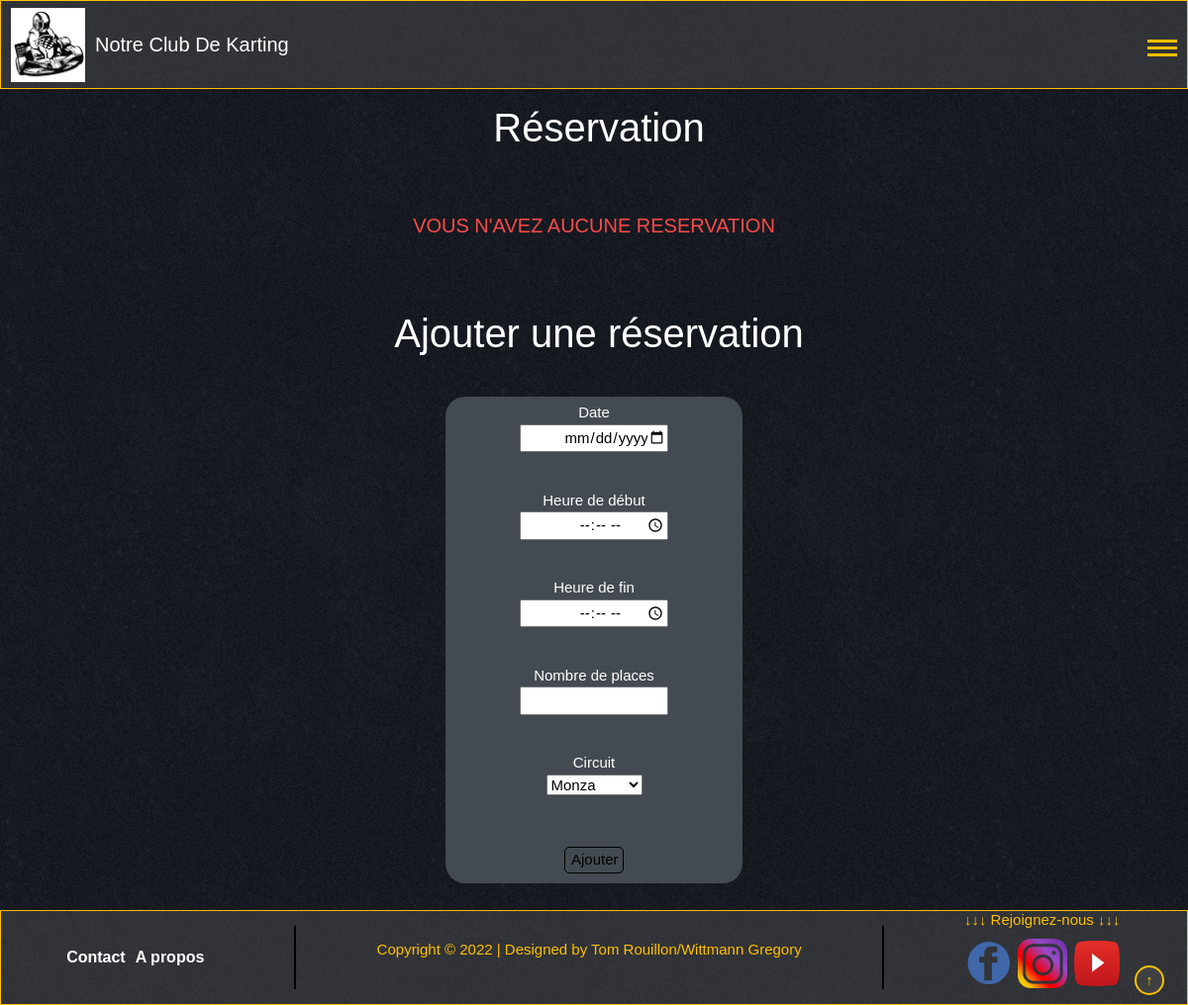
/reservation.php (signed in), run on an earlier commit of the app's database.
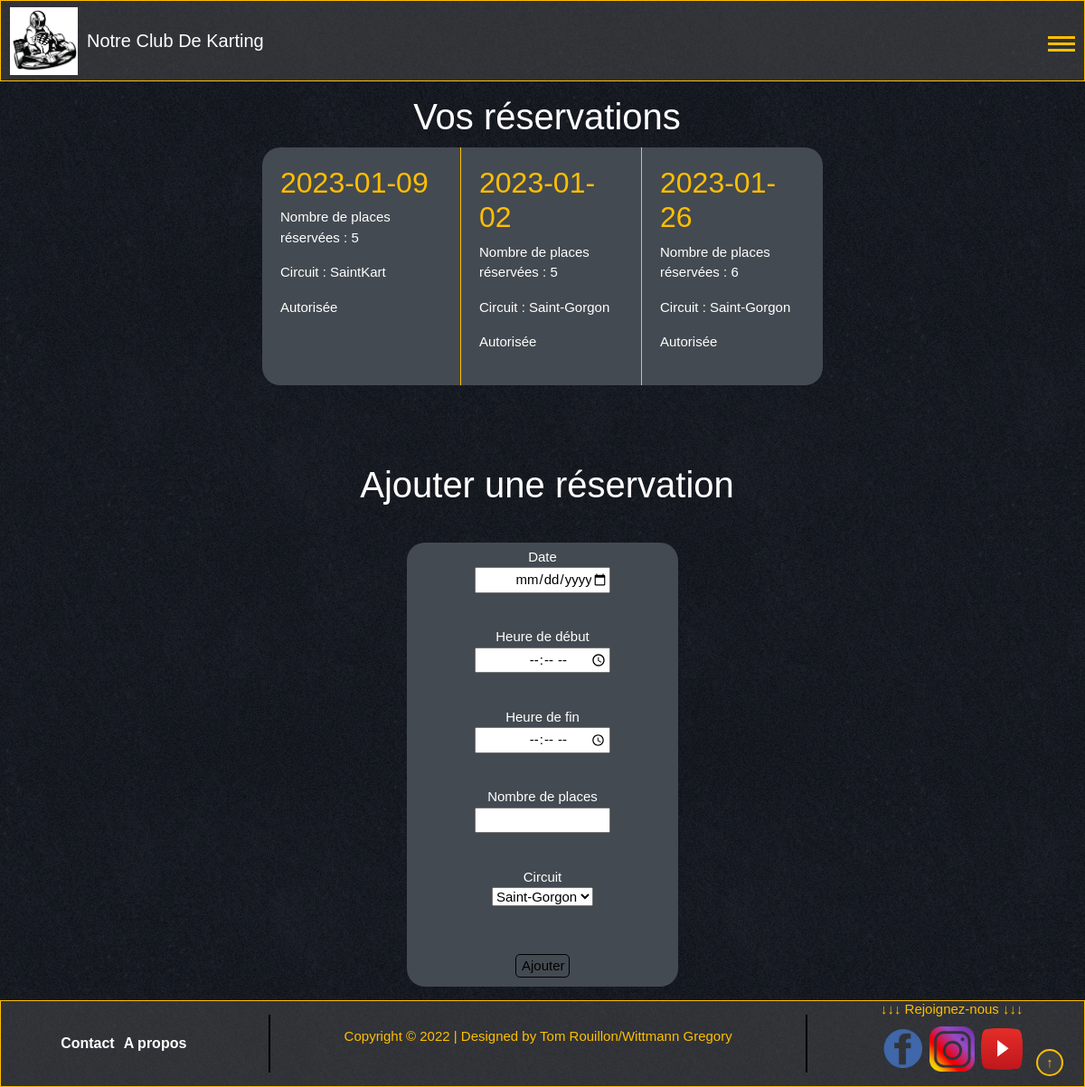
And on a later commit of the database.
### tables this page shows
CREATE TABLE IF NOT EXISTS `reservation` (
  `idReservation` int(11) NOT NULL AUTO_INCREMENT,
  `date` date NOT NULL,
  `heureDebut` time NOT NULL,
  `heureFin` time NOT NULL,
  `nombreParticipant` int(11) NOT NULL,
  `Circuit_idCircuit` int(11) NOT NULL,
  `Adherent_Personne_idPersonne` int(11) NOT NULL,
  `autorisation` tinyint(4) NOT NULL DEFAULT '0',
  PRIMARY KEY (`idReservation`),
  KEY `fk_Reservation_Circuit1_idx` (`Circuit_idCircuit`),
  KEY `fk_Reservation_Adherent1_idx` (`Adherent_Personne_idPersonne`)
);

CREATE TABLE IF NOT EXISTS `circuit` (
  `idCircuit` int(11) NOT NULL AUTO_INCREMENT,
  `adresse` varchar(120) NOT NULL,
  `nbrMaxPlace` int(11) NOT NULL,
  `nom` varchar(50) NOT NULL,
  PRIMARY KEY (`idCircuit`)
);

### reservation.php (the view, shortened to what this page needs)
<?php
    require_once("header.php");
?>
<?php
    $con = connect_bd();
    if (isset($_SESSION["connected"]) && $_SESSION["connected"]) {
        $sql = "SELECT * FROM Reservation WHERE Adherent_Personne_idPersonne = :idPersonne";
        $stmt = $con->prepare($sql);
        $values = [
            "idPersonne" => $_SESSION["id"]
        ];
        $res = $stmt->execute($values);
        $row = $stmt->fetchAll();
        $nbrRes = count($row);
        if ($nbrRes == 0) {
            echo "<div id='contenu'>
            <h1>Réservation</h1>
            <p id='blink'>VOUS N'AVEZ AUCUNE RESERVATION</p>";
        }
        else {
            echo "
            <div id='contenu'>
                <div>
                    <h1>Vos réservations</h1>
                    <div class='event-list'>
                        <ul class='events'>";
                        foreach ($row as $res) {
                            $sql = "SELECT * FROM `circuit` WHERE `idCircuit` = :idCircuit";
                            $stmtCirc = $con->prepare($sql);
                            $values = [
                                "idCircuit" => $res["Circuit_idCircuit"]
                            ];
                            $res3 = $stmtCirc->execute($values);
                            $rowCirc = $stmtCirc->fetch();
                            echo "<li class='event'>";
                            echo "<h2 style=\" color: var(--yellowColor);\">" . $res["date"] . "</h2>";
                            echo "<p> Nombre de places réservées : " . $res["nombreParticipant"] . "</p>";
                            echo "<p> Circuit : " . $rowCirc["nom"] . "</p>";
                            switch($res['autorisation']) {
                                case 1:
                                    echo "<p>Autorisée</p>";
                                    break;
                            }
                            echo "</li>";
                        }
                        echo "</ul>
                        </div>
                </div>";
        }
    ?>
        <div class="addReserv">
            <h1>Ajouter une réservation</h1>
            <form action='addReservation.php' method='post'>
                <label for='date'>Date</label>
                <input type='date' name='date' id='date' required><br>
                <label for='heureDebut'>Heure de début</label>
                <input type='time' name='heureDebut' id='heureDebut' required><br>
                <label for='heureFin'>Heure de fin</label>
                <input type='time' name='heureFin' id='heureFin' required><br>
                <label for='nbrPlace'>Nombre de places</label>
                <input type='text' name='nombreParticipant' id='nombreParticipant' required><br>
                <label for='idCircuit'>Circuit</label>
                <select name='idCircuit' id='idCircuit' required>
                    <?php
                        $sql = "SELECT * FROM Circuit";
                        $stmt = $con->prepare($sql);
                        $res = $stmt->execute();
                        $row = $stmt->fetchAll();
                        foreach ($row as $circ) {
                            echo "<option value='" . $circ["idCircuit"] . "'>" . $circ["nom"] . "</option>";
                        }
                    ?>
                </select><br>
                <input type='submit' value='Ajouter'>
            </form>
        </div>
    </div>
<?php
    }
    require_once("footer.php");
?>

What changed in the data, as far as the page shows it:
added reservation: date "2023-01-09", nombreParticipant "5", Circuit_idCircuit.nom "SaintKart", autorisation "Autorisée"
added reservation: date "2023-01-02", nombreParticipant "5", Circuit_idCircuit.nom "Saint-Gorgon", autorisation "Autorisée"
now on this page (row edited): reservation: date "2023-01-26", nombreParticipant "6", Circuit_idCircuit.nom "Saint-Gorgon", autorisation "Autorisée"
Also different on the page:
form field idCircuit: "Monza" → "Saint-Gorgon"
text no longer shown: "Réservation VOUS N'AVEZ AUCUNE RESERVATION"
text now shown: "Vos réservations"
